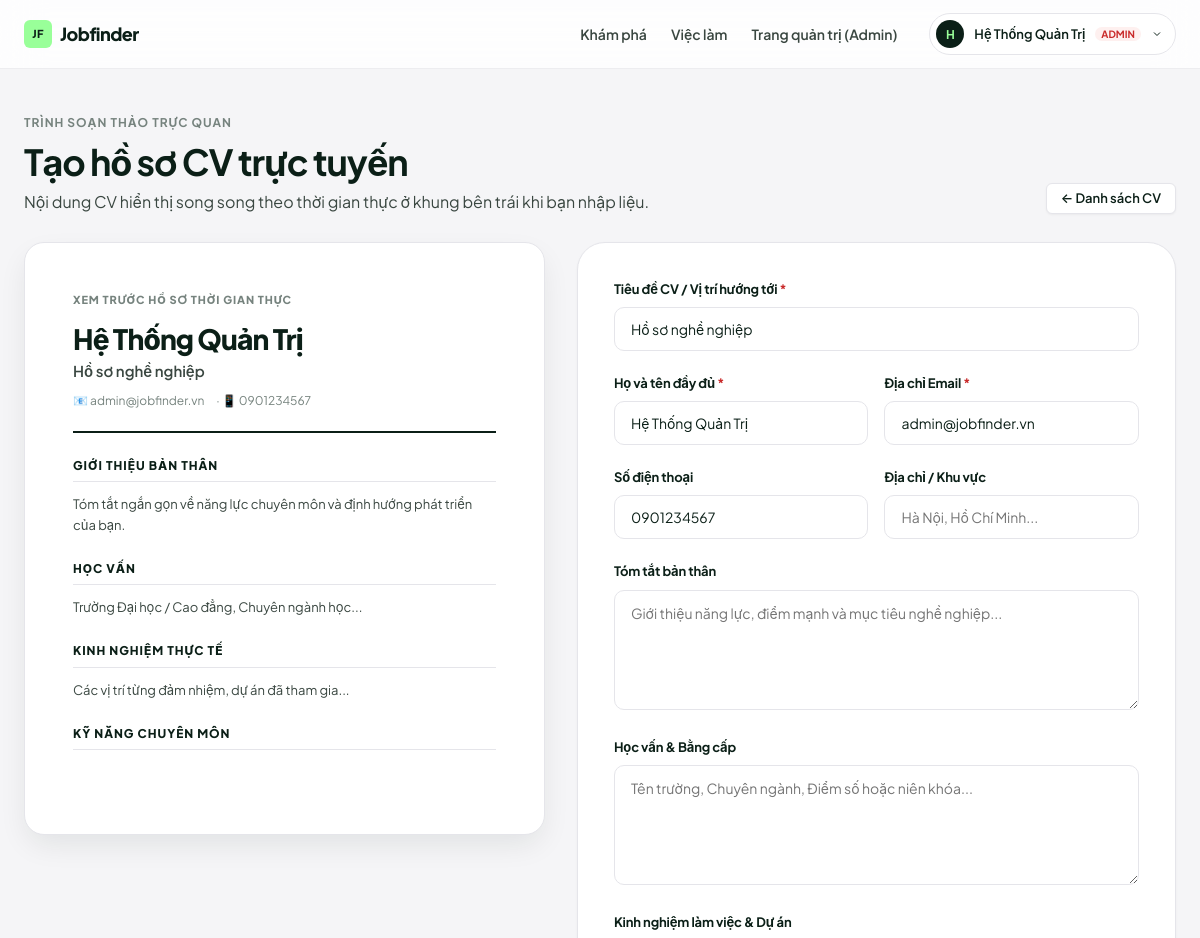
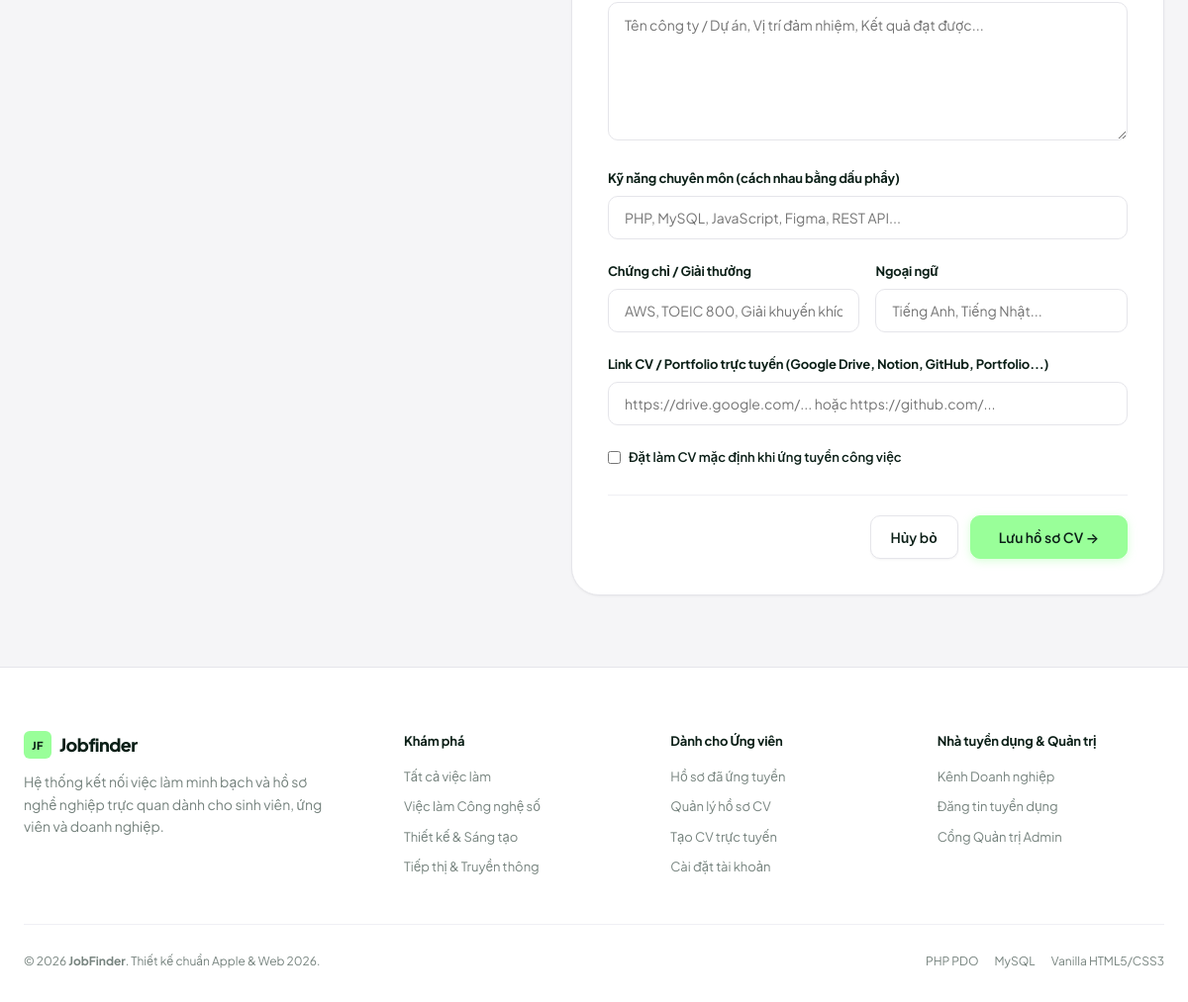
/cv-builder.php (signed in), run on the app's committed database (2 pictures, top to bottom).
### tables this page shows
CREATE TABLE `users` (
  `id` INT AUTO_INCREMENT PRIMARY KEY,
  `name` VARCHAR(100) NOT NULL,
  `email` VARCHAR(100) NOT NULL UNIQUE,
  `role` ENUM('candidate', 'employer', 'admin') NOT NULL DEFAULT 'candidate',
  `password` VARCHAR(255) NOT NULL,
  `phone` VARCHAR(20) NULL,
  `avatar` VARCHAR(255) NULL,
  `is_active` TINYINT(1) NOT NULL DEFAULT 1,
  `created_at` TIMESTAMP DEFAULT CURRENT_TIMESTAMP
);

### cv-builder.php (the view, shortened to what this page needs)
<?php
require_once 'config/database.php';
$user_id = (int)$_SESSION['user_id'];
$cv_id   = isset($_GET['id']) ? (int)$_GET['id'] : 0;
$fields = [
    'title'          => 'Hồ sơ nghề nghiệp',
    'full_name'      => '',
    'email'          => $_SESSION['user_email'] ?? '',
    'phone'          => '',
    'address'        => '',
    'summary'        => '',
    'education'      => '',
    'experience'     => '',
    'skills'         => '',
    'certifications' => '',
    'languages'      => '',
    'cv_link'        => '',
    'is_default'     => 0,
];
if ($cv_id === 0) {
    $user_stmt = $pdo->prepare("SELECT name, email, phone FROM users WHERE id = ?");
    $user_stmt->execute([$user_id]);
    $user_row = $user_stmt->fetch();
    if ($user_row) {
        $fields['full_name'] = $user_row['name']  ?? '';
        $fields['email']     = $user_row['email'] ?? '';
        $fields['phone']     = $user_row['phone'] ?? '';
    }
}
require_once 'includes/header.php';
?>
<section class="section" style="padding-top:40px;">
    <div class="container">
        <div class="section-header" style="margin-bottom:28px;">
            <div>
                <span class="section-eyebrow">Trình soạn thảo trực quan</span>
                <h1 class="section-title"><?= $cv_id > 0 ? 'Chỉnh sửa hồ sơ CV' : 'Tạo hồ sơ CV trực tuyến' ?></h1>
                <p class="section-desc">Nội dung CV hiển thị song song theo thời gian thực ở khung bên trái khi bạn nhập liệu.</p>
            </div>
            <a href="my-cvs.php" class="btn btn-secondary btn-sm">← Danh sách CV</a>
        </div>
        <div class="cv-builder-layout">
            <div>
                <div class="cv-preview-paper">
                    <div style="font-size:11px; font-weight:800; letter-spacing:0.08em; text-transform:uppercase; color:var(--muted); margin-bottom:16px;">
                        XEM TRƯỚC HỒ SƠ THỜI GIAN THỰC
                    </div>
                    <div class="cv-paper-header">
                        <div class="cv-paper-name" id="prev_full_name"><?= htmlspecialchars($fields['full_name'] ?: 'Họ và tên của bạn') ?></div>
                        <div class="cv-paper-title" id="prev_title"><?= htmlspecialchars($fields['title'] ?: 'Vị trí mong muốn') ?></div>
                        <div class="cv-paper-contact">
                            <span id="prev_email">📧 <?= htmlspecialchars($fields['email'] ?: 'email@domain.com') ?></span>
                            <span id="prev_phone"><?= !empty($fields['phone']) ? '&middot; 📱 ' . htmlspecialchars($fields['phone']) : '' ?></span>
                        </div>
                    </div>
                    <div class="cv-paper-section">
                        <div class="cv-paper-section-title">Giới thiệu bản thân</div>
                        <div class="cv-paper-content" id="prev_summary"><?= htmlspecialchars($fields['summary'] ?: 'Tóm tắt ngắn gọn về năng lực chuyên môn và định hướng phát triển của bạn.') ?></div>
                    </div>
                    <div class="cv-paper-section">
                        <div class="cv-paper-section-title">Học vấn</div>
                        <div class="cv-paper-content" id="prev_education"><?= htmlspecialchars($fields['education'] ?: 'Trường Đại học / Cao đẳng, Chuyên ngành học...') ?></div>
                    </div>
                    <div class="cv-paper-section">
                        <div class="cv-paper-section-title">Kinh nghiệm thực tế</div>
                        <div class="cv-paper-content" id="prev_experience"><?= htmlspecialchars($fields['experience'] ?: 'Các vị trí từng đảm nhiệm, dự án đã tham gia...') ?></div>
                    </div>
                    <div class="cv-paper-section">
                        <div class="cv-paper-section-title">Kỹ năng chuyên môn</div>
                    </div>
                </div>
            </div>
            <div>
                <div class="form-card">
                    <form method="POST" id="cvForm">
                        <div class="form-group">
                            <label class="form-label" for="title">Tiêu đề CV / Vị trí hướng tới <span style="color:var(--status-danger-text);">*</span></label>
                            <input type="text" id="title" name="title" class="form-control" placeholder="Ví dụ: Fullstack Developer / UI Designer" value="<?= htmlspecialchars($fields['title']) ?>" required oninput="updatePreview('prev_title', this.value)">
                        </div>
                        <div style="display:grid; grid-template-columns:1fr 1fr; gap:16px;">
                            <div class="form-group">
                                <label class="form-label" for="full_name">Họ và tên đầy đủ <span style="color:var(--status-danger-text);">*</span></label>
                                <input type="text" id="full_name" name="full_name" class="form-control" value="<?= htmlspecialchars($fields['full_name']) ?>" required oninput="updatePreview('prev_full_name', this.value)">
                            </div>
                            <div class="form-group">
                                <label class="form-label" for="email">Địa chỉ Email <span style="color:var(--status-danger-text);">*</span></label>
                                <input type="email" id="email" name="email" class="form-control" value="<?= htmlspecialchars($fields['email']) ?>" required oninput="updatePreview('prev_email', '📧 ' + this.value)">
                            </div>
                        </div>
                        <div style="display:grid; grid-template-columns:1fr 1fr; gap:16px;">
                            <div class="form-group">
                                <label class="form-label" for="phone">Số điện thoại</label>
                                <input type="text" id="phone" name="phone" class="form-control" placeholder="0912 345 678" value="<?= htmlspecialchars($fields['phone']) ?>" oninput="updatePreview('prev_phone', this.value ? '&middot; 📱 ' + this.value : '')">
                            </div>
                            <div class="form-group">
                                <label class="form-label" for="address">Địa chỉ / Khu vực</label>
                                <input type="text" id="address" name="address" class="form-control" placeholder="Hà Nội, Hồ Chí Minh..." value="<?= htmlspecialchars($fields['address']) ?>" oninput="updatePreview('prev_address', this.value ? '&middot; 📍 ' + this.value : '')">
                            </div>
                        </div>
                        <div class="form-group">
                            <label class="form-label" for="summary">Tóm tắt bản thân</label>
                            <textarea id="summary" name="summary" class="form-control form-textarea" placeholder="Giới thiệu năng lực, điểm mạnh và mục tiêu nghề nghiệp..." oninput="updatePreview('prev_summary', this.value)"><?= htmlspecialchars($fields['summary']) ?></textarea>
                        </div>
                        <div class="form-group">
                            <label class="form-label" for="education">Học vấn & Bằng cấp</label>
                            <textarea id="education" name="education" class="form-control form-textarea" placeholder="Tên trường, Chuyên ngành, Điểm số hoặc niên khóa..." oninput="updatePreview('prev_education', this.value)"><?= htmlspecialchars($fields['education']) ?></textarea>
                        </div>
                        <div class="form-group">
                            <label class="form-label" for="experience">Kinh nghiệm làm việc & Dự án</label>
                            <textarea id="experience" name="experience" class="form-control form-textarea" style="min-height:140px;" placeholder="Tên công ty / Dự án, Vị trí đảm nhiệm, Kết quả đạt được..." oninput="updatePreview('prev_experience', this.value)"><?= htmlspecialchars($fields['experience']) ?></textarea>
                        </div>
                        <div class="form-group">
                            <label class="form-label" for="skills">Kỹ năng chuyên môn (cách nhau bằng dấu phẩy)</label>
                            <input type="text" id="skills" name="skills" class="form-control" placeholder="PHP, MySQL, JavaScript, Figma, REST API..." value="<?= htmlspecialchars($fields['skills']) ?>" oninput="updateSkillsPreview(this.value)">
                        </div>
                        <div style="display:grid; grid-template-columns:1fr 1fr; gap:16px;">
                            <div class="form-group">
                                <label class="form-label" for="certifications">Chứng chỉ / Giải thưởng</label>
                                <input type="text" id="certifications" name="certifications" class="form-control" placeholder="AWS, TOEIC 800, Giải khuyến khích..." value="<?= htmlspecialchars($fields['certifications']) ?>">
                            </div>
                            <div class="form-group">
                                <label class="form-label" for="languages">Ngoại ngữ</label>
                                <input type="text" id="languages" name="languages" class="form-control" placeholder="Tiếng Anh, Tiếng Nhật..." value="<?= htmlspecialchars($fields['languages']) ?>">
                            </div>
                        </div>
                        <div class="form-group">
                            <label class="form-label" for="cv_link">Link CV / Portfolio trực tuyến (Google Drive, Notion, GitHub, Portfolio...)</label>
                            <input type="url" id="cv_link" name="cv_link" class="form-control" placeholder="https://drive.google.com/... hoặc https://github.com/..." value="<?= htmlspecialchars($fields['cv_link']) ?>" oninput="updateLinkPreview(this.value)">
                        </div>
                        <div class="form-group">
                            <label style="display:flex; align-items:center; gap:8px; cursor:pointer;">
                                <input type="checkbox" name="is_default" value="1" <?= $fields['is_default'] ? 'checked' : '' ?>>
                                <span style="font-size:13px; font-weight:600;">Đặt làm CV mặc định khi ứng tuyển công việc</span>
                            </label>
                        </div>
                        <div style="display:flex; justify-content:flex-end; gap:12px; margin-top:28px; padding-top:20px; border-top:1px solid var(--line-subtle);">
                            <a href="my-cvs.php" class="btn btn-secondary">Hủy bỏ</a>
                            <button type="submit" class="btn btn-primary" style="padding:14px 28px;">Lưu hồ sơ CV →</button>
                        </div>
                    </form>
                </div>
            </div>
        </div>
    </div>
</section>
<?php require_once 'includes/footer.php'; ?>

### data on the page
users: name "Hệ Thống Quản Trị", email "admin@jobfinder.vn", phone "0901234567", full_name "Hệ Thống Quản Trị"

### other printed values
mb_strtoupper(mb_substr(htmlspecialchars($user_name), 0, 1)) "H"
$user_name "Hệ Thống Quản Trị"
$fields['title'] ?: 'Vị trí mong muốn' "Hồ sơ nghề nghiệp"
